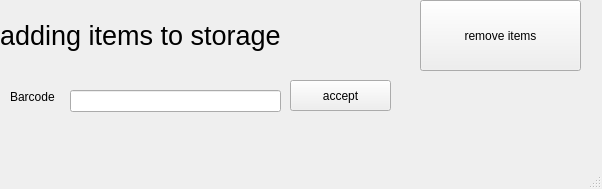
<?xml version="1.0" encoding="UTF-8"?>
<ui version="4.0">
 <class>ProductHandling</class>
 <widget class="QMainWindow" name="ProductHandling">
  <property name="geometry">
   <rect>
    <x>0</x>
    <y>0</y>
    <width>602</width>
    <height>189</height>
   </rect>
  </property>
  <property name="windowTitle">
   <string>MainWindow</string>
  </property>
  <widget class="QWidget" name="centralwidget">
   <widget class="QLabel" name="label_mode">
    <property name="geometry">
     <rect>
      <x>0</x>
      <y>10</y>
      <width>401</width>
      <height>51</height>
     </rect>
    </property>
    <property name="font">
     <font>
      <pointsize>20</pointsize>
     </font>
    </property>
    <property name="text">
     <string>adding items to storage</string>
    </property>
   </widget>
   <widget class="QPushButton" name="button_modeswitch">
    <property name="geometry">
     <rect>
      <x>420</x>
      <y>0</y>
      <width>161</width>
      <height>71</height>
     </rect>
    </property>
    <property name="text">
     <string>remove items</string>
    </property>
   </widget>
   <widget class="QLineEdit" name="line_barcode">
    <property name="geometry">
     <rect>
      <x>70</x>
      <y>90</y>
      <width>211</width>
      <height>22</height>
     </rect>
    </property>
   </widget>
   <widget class="QLabel" name="label">
    <property name="geometry">
     <rect>
      <x>10</x>
      <y>90</y>
      <width>59</width>
      <height>14</height>
     </rect>
    </property>
    <property name="text">
     <string>Barcode</string>
    </property>
   </widget>
   <widget class="QPushButton" name="button_barcodereturn">
    <property name="geometry">
     <rect>
      <x>290</x>
      <y>80</y>
      <width>101</width>
      <height>31</height>
     </rect>
    </property>
    <property name="text">
     <string>accept</string>
    </property>
   </widget>
  </widget>
  <widget class="QMenuBar" name="menubar">
   <property name="geometry">
    <rect>
     <x>0</x>
     <y>0</y>
     <width>602</width>
     <height>19</height>
    </rect>
   </property>
  </widget>
  <widget class="QStatusBar" name="statusbar"/>
 </widget>
 <resources/>
 <connections/>
</ui>
